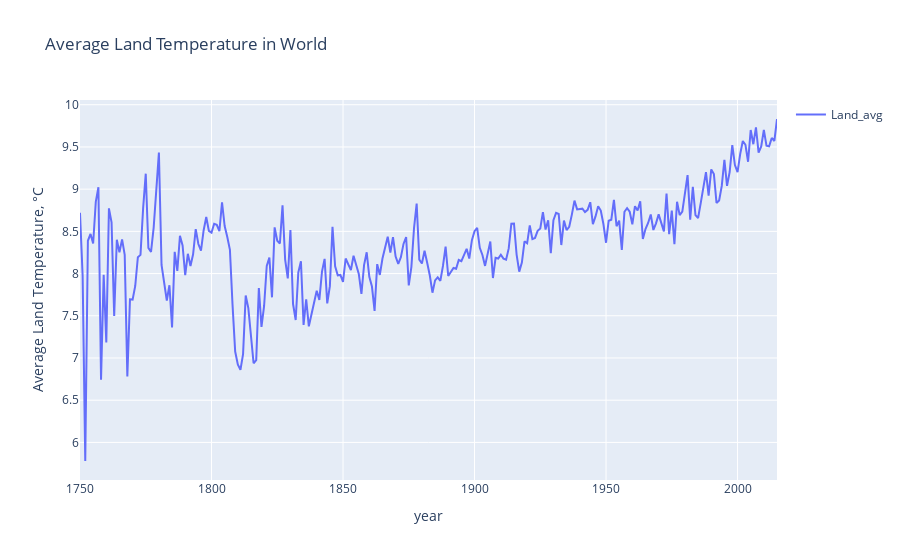
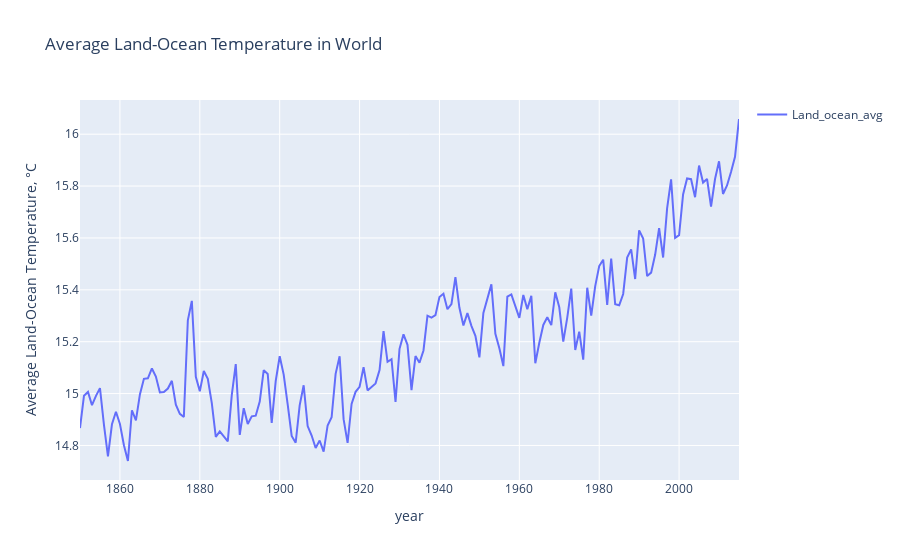

The notebook cell these images were saved under, in order:
### Code cell
Land_avg=go.Scatter(x=df1['Year'],y=df1['LandAverageTemperature'],mode='lines',name='Land_avg')
Land_ocean_avg=go.Scatter(x=df2['Year'],y=df2['LandOceanAverageTemperature'],mode='lines',name='Land_ocean_avg')
data1=[Land_avg]
data2=[Land_ocean_avg]
layout = go.Layout(
    xaxis=dict(title='year'),
    yaxis=dict(title='Average Land Temperature, °C'),
    title='Average Land Temperature in World',
    showlegend = True)

fig1 = go.Figure(data=data1, layout=layout)
py.iplot(fig1)
layout = go.Layout(
    xaxis=dict(title='year'),
    yaxis=dict(title='Average Land-Ocean Temperature, °C'),
    title='Average Land-Ocean Temperature in World',
    showlegend = True)

fig2 = go.Figure(data=data2, layout=layout)
py.iplot(fig2)

### Figure 1 — Plotly figure (JSON) as saved in the notebook; plotly's stock layout.template omitted (floating-point values rounded to 4 significant figures; data arrays with more than 128 entries replaced by an {"elided": "..."} marker saying what was removed)
{"data": [{"mode": "lines", "name": "Land_avg", "type": "scatter", "x": {"elided": "266 str values"}, "y": {"elided": "266 float values"}}], "layout": {"showlegend": true, "title": {"text": "Average Land Temperature in World"}, "xaxis": {"title": {"text": "year"}}, "yaxis": {"title": {"text": "Average Land Temperature, °C"}}}}

### Figure 2 — Plotly figure (JSON) as saved in the notebook; plotly's stock layout.template omitted (floating-point values rounded to 4 significant figures; data arrays with more than 128 entries replaced by an {"elided": "..."} marker saying what was removed)
{"data": [{"mode": "lines", "name": "Land_ocean_avg", "type": "scatter", "x": {"elided": "166 str values"}, "y": {"elided": "166 float values"}}], "layout": {"showlegend": true, "title": {"text": "Average Land-Ocean Temperature in World"}, "xaxis": {"title": {"text": "year"}}, "yaxis": {"title": {"text": "Average Land-Ocean Temperature, °C"}}}}
